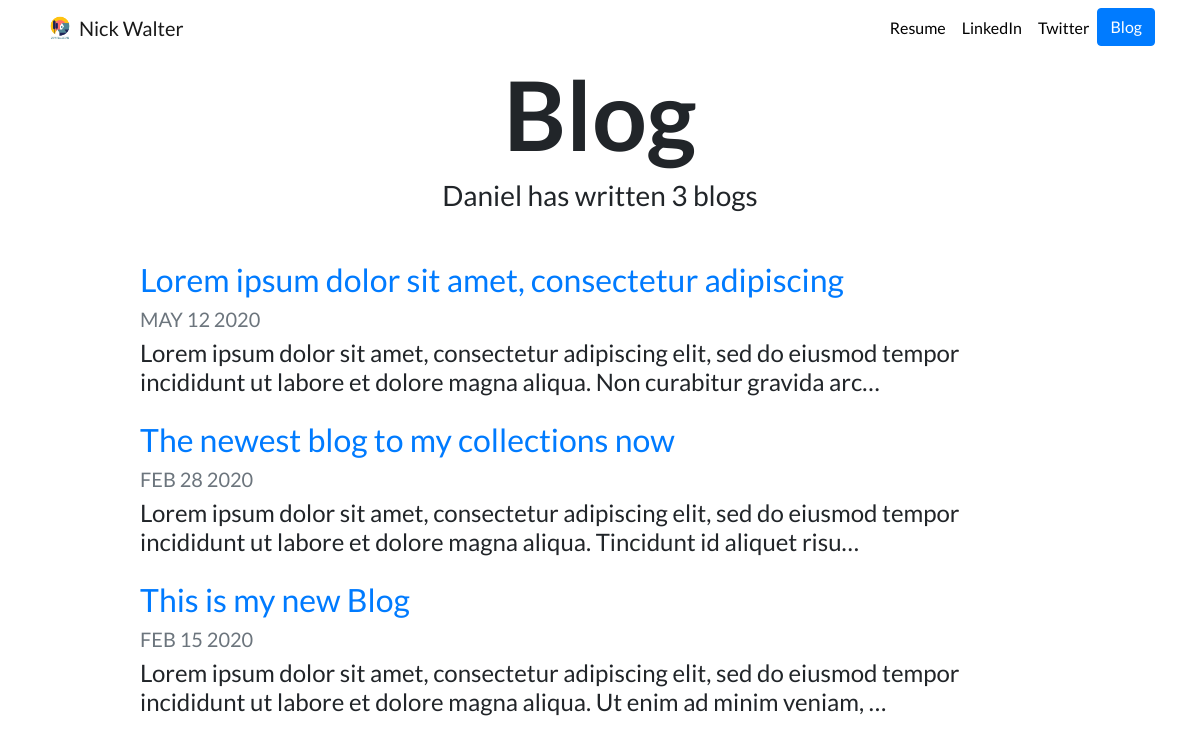
Screenshot of /blog/ with the database file from the repository.
### blog/models.py (models this page shows)
class Blog(models.Model):
    title = models.CharField(max_length=50)
    date = models.DateField()
    description = models.CharField(max_length=500)

### blog/views.py (the view)
# urls.py: path('', views.all_blogs, name='all_blogs'),
def all_blogs(request):
    blogs = Blog.objects.order_by('-date')  #[:5] last 5 most recent blogs
    return render(request, 'blog/all_blogs.html', {'blogs': blogs})

### blog/templates/blog/all_blogs.html
{% extends "portfolio/base.html" %}
{% load static %}
{% block content %}
<h1 id="blogtitle" class="font-weight-bold text-center">Blog</h1>
<h3 class="text-center mb-5">Daniel has written {{ blogs.count }} blog{{ blogs.count|pluralize }}</h3>
{% for blog in blogs %}
<div class="row justify-content-center my-3">
  <div class="col-md-10">
    <a href="{% url 'blog:detail' blog.id %}">
      <h2>{{ blog.title }}</h2>
    </a>
    <h5 class="text-muted">{{ blog.date|date:'M d Y'|upper }}</h5>
    <h4>{{ blog.description|striptags|truncatechars:150 }}</h4>
  </div>
</div>
{% endfor %}
{% endblock %}

### portfolio/static/portfolio/custom.css (style rules this page uses)
body { font-family: 'Lato', sans-serif; }
#blogtitle { font-size: 6rem; }

### rows the page displays
Blog: title "Lorem ipsum dolor sit amet, consectetur adipiscing", date "MAY 12 2020", description "Lorem ipsum dolor sit amet, consectetur adipiscing elit, sed do eiusmod tempor incididunt ut labore et dolore magna aliqua. Non curabitur gravida arc…"
Blog: title "The newest blog to my collections now", date "FEB 28 2020", description "Lorem ipsum dolor sit amet, consectetur adipiscing elit, sed do eiusmod tempor incididunt ut labore et dolore magna aliqua. Tincidunt id aliquet risu…"
Blog: title "This is my new Blog", date "FEB 15 2020", description "Lorem ipsum dolor sit amet, consectetur adipiscing elit, sed do eiusmod tempor incididunt ut labore et dolore magna aliqua. Ut enim ad minim veniam, …"

### other values shown
{{ blogs.count }} "3"
